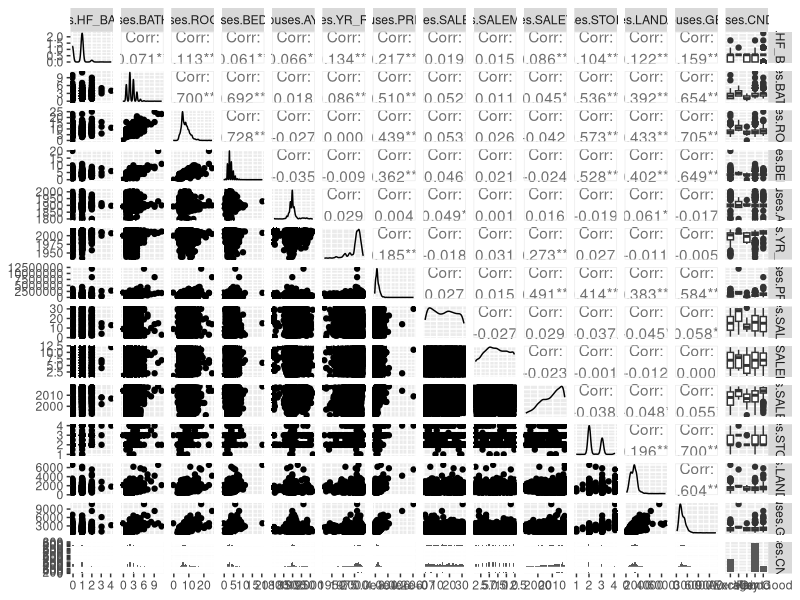
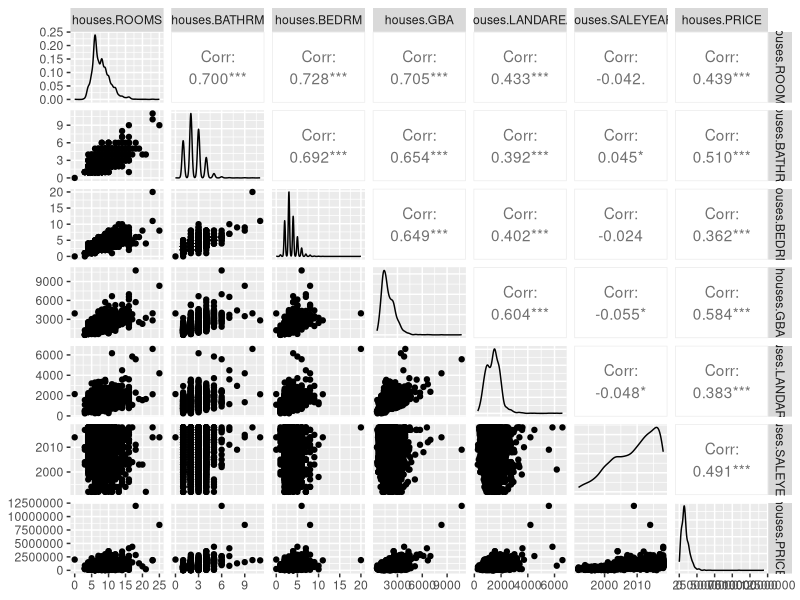
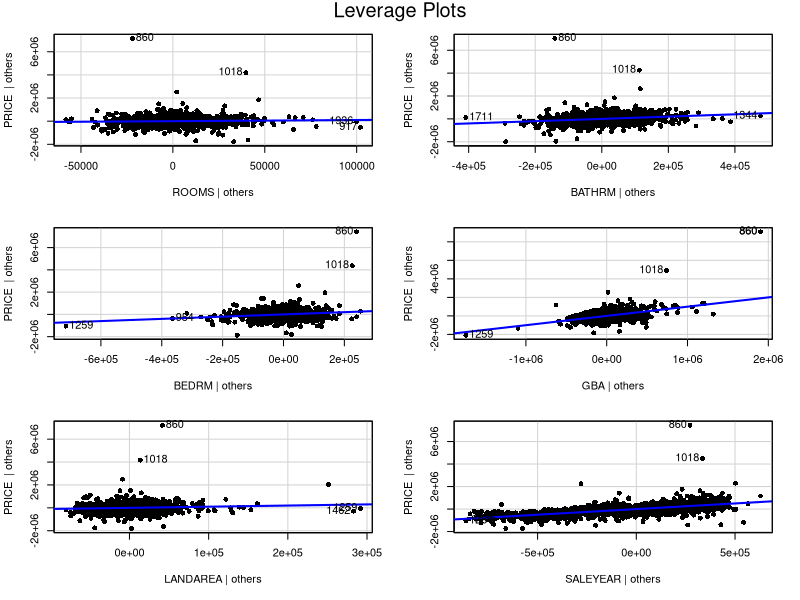
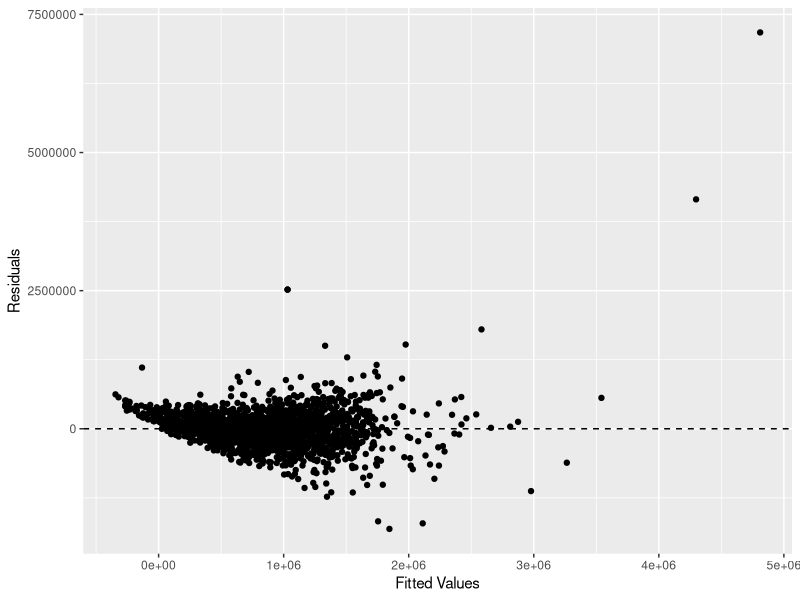

Here is the R script that generated these plots, in order: (Note: this script raises an error after producing the figures.)
## ---- chunk 1
knitr::opts_chunk$set(echo = TRUE)
library(ggplot2)
library(dplyr)
library(readr)
library(GGally)
library(car)
library(broom)

## ---- chunk 2
# 1. Abstract
## ---- chunk 3
# 2. Introduction

## ---- chunk 4

# 3. Overview of the dataset

## ---- chunk 5

# 4. Exploratory analysis

houses <- read.csv("DC_properties_clean.csv")
summary(houses)
fit <- lm(data = houses, PRICE ~ BATHRM + HF_BATHRM  + ROOMS + BEDRM + AYB + YR_RMDL + STORIES + SALEMONTH + SALEDAY + SALEYEAR + GBA + CNDTN + LANDAREA)

#####################################################

#Thomas's exploratory analysis and modeling

#First step: look at all possible correlations minus sale date because it wouldn't allow that many factors in the pairs function ¯\_(ツ)_/¯

int.vectors <- data.frame(houses$HF_BATHRM, houses$BATHRM, houses$ROOMS, houses$BEDRM,houses$AYB, houses$YR_RMDL, houses$PRICE, houses$SALEDAY, houses$SALEMONTH, houses$SALEYEAR, houses$STORIES, houses$LANDAREA, houses$GBA, houses$CNDTN)

View(int.vectors)

ggpairs(int.vectors)

#Observations
# Looks like the variables ROOMS, BATHRM, BEDRM, GBA, STORIES, LANDAREA, SALEYEAR, and PRICE have the highest correlation across the board i.e > |.35|. 

#Next making a pairs plot with just the above variables

int.vectors2 <- data.frame(houses$ROOMS, houses$BATHRM, houses$BEDRM, houses$GBA, houses$LANDAREA, houses$SALEYEAR, houses$PRICE)

ggpairs(int.vectors2)

#Now all variables look pretty like have predictive value regarding price. Notice that SALEYEAR is not correlated to anything but PRICE. Should we attempt to explain this, or throw the variable out? 

fit2 <- lm(data = houses, PRICE ~ ROOMS + BATHRM + BEDRM + GBA + LANDAREA + SALEYEAR)
anova(fit)
anova(fit2)

leveragePlots(fit2, pch = 16)

#Comaparing models

summary(fit)
summary(fit2)

#Given summary data from both models we can conclude ROOMS, BATHRM, BEDRM, GBA, LANDAREA, SALEYEAR, and CNDNTVeryGood are predictors of PRICE

#plotting and analyzing residuals 

fit2 <- augment(fit2)
ggplot(fit2, aes (x = .fitted, y = .resid))+
  geom_point() + 
  geom_hline(yintercept = 0, linetype = 2)+
  labs(x = "Fitted Values", y = "Residuals")

#other tests

qqplot(fit2, pch =16 )

shapiro.test(fit2)

ncvTest(fit2)


########################################################

# Matt's exploratory analysis and modeling

#Histograms for each variable

ggplot(houses, aes(x = BATHRM))+
  geom_histogram(color="black", fill="light gray", binwidth = 1)+
  labs(x="Bathrooms", title="Histogram of Bathrooms")

ggplot(houses, aes(x = HF_BATHRM))+
  geom_histogram(color="black", fill="light gray", binwidth = 1)+
  labs(x="Half Bathrooms", title="Histogram of Half Bathrooms")

ggplot(houses, aes(x = ROOMS))+
  geom_histogram(color="black", fill="light gray", binwidth = 1)+
  labs(x="Rooms", title="Histogram of Rooms")

ggplot(houses, aes(x = BEDRM))+
  geom_histogram(color="black", fill="light gray", binwidth = 1)+
  labs(x="Bed Rooms", title="Histogram of Bed Rooms")

ggplot(houses, aes(x = AYB))+
  geom_histogram(color="black", fill="light gray", binwidth = 10)+
  labs(x="Year Built", title="Histogram of Year Built")

ggplot(houses, aes(x = YR_RMDL))+
  geom_histogram(color="black", fill="light gray", binwidth = 10)+
  labs(x="Year Remodelled", title="Histogram of Year Remodelled")

ggplot(houses, aes(x = STORIES))+
  geom_histogram(color="black", fill="light gray", binwidth = 1)+
  labs(x="Stories", title="Histogram of Stories")

ggplot(houses, aes(x = SALEYEAR))+
  geom_histogram(color="black", fill="light gray", binwidth = 5)+
  labs(x="Year Sold", title="Histogram of Year Sold")

ggplot(houses, aes(x = SALEMONTH))+
  geom_histogram(color="black", fill="light gray", binwidth = 1)+
  labs(x="Month Sold", title="Histogram of Month Sold")

ggplot(houses, aes(x = SALEDAY))+
  geom_histogram(color="black", fill="light gray", binwidth = 4)+
  labs(x="Day Sold", title="Histogram of Day Sold")

ggplot(houses, aes(x = GBA))+
  geom_histogram(color="black", fill="light gray", binwidth = 100)+
  labs(x="Square Footage", title="Histogram of Square Footage")

ggplot(houses, aes(x = LANDAREA))+
  geom_histogram(color="black", fill="light gray", binwidth = 100)+
  labs(x="Land Area", title="Histogram of Land Area")

ggplot(houses, aes(x = CNDTN))+
  geom_bar(color="black", fill="light gray")+
  labs(x="Land Area", title="Bar Plot of Land Area")


# Re-order only categorical feature (factor)

houses$CNDTN <- factor(houses$CNDTN, levels = c("Fair", "Average", "Good", "Very Good", "Excellent"))

# Fit LM model with all features included

fit <- lm(data = houses, PRICE ~ BATHRM + HF_BATHRM  + ROOMS + BEDRM + AYB + YR_RMDL + STORIES + SALEMONTH + SALEDAY + SALEYEAR + GBA + CNDTN + LANDAREA)

# Review ANOVA and compare F statistic

anova(fit)

# Review p-values, check sign of estimates

summary(fit)

# Residual plot and look for non-constant variance

fit.df <- augment(fit)
ggplot(fit.df, aes(x = .fitted, y = .resid))+
  geom_point()+
  geom_hline(yintercept = 0, linetype = 2)+
  labs( x = "Fitted Values", y = "Residuals")

# Shapiro-Wilk test for normality

shapiro.test(fit$residuals)

# ncvTest for constant variance

ncvTest(fit)

# Variance Inflation Factor (used to identify multicllinearity >= 10)

vif(fit)

# Review R2 value
# From summary above: adjusted R^2 = .6984

# Drop non-significant predictor variables (Droped AYB: +.0002, Rooms: No change, other lower)
fit <- lm(data = houses, PRICE ~ BATHRM + HF_BATHRM  + BEDRM + YR_RMDL + STORIES + SALEMONTH + SALEDAY + SALEYEAR + GBA + CNDTN + LANDAREA)
summary(fit)

# If multicollinearity is present, drop one correlated variable (None present)

# Transform the outcome variable if the residual plot looks suspicious
powerTransform(houses$PRICE) #.33 -> sqrt
# log lowers R2: .6585
fit <- lm(data = houses, log(PRICE) ~ BATHRM + HF_BATHRM  + BEDRM + YR_RMDL + STORIES + SALEMONTH + SALEDAY + SALEYEAR + GBA + CNDTN + LANDAREA)
summary(fit)
# sqrt increase R2: .7471, drop YR_RMDL + .0001
fit <- lm(data = houses, sqrt(PRICE) ~ BATHRM + HF_BATHRM  + BEDRM  + STORIES + SALEMONTH + SALEDAY + SALEYEAR + GBA + CNDTN + LANDAREA)
summary(fit)
# inverse drastically decrease
fit <- lm(data = houses, I(1/PRICE) ~ BATHRM + HF_BATHRM  + BEDRM  + STORIES + SALEMONTH + SALEDAY + SALEYEAR + GBA + CNDTN + LANDAREA)
summary(fit)

#Variable Transformations
powerTransform(houses$BATHRM) # didn't work
powerTransform(houses$HF_BATHRM) # didn't work
powerTransform(houses$BEDRM) # didn't work
powerTransform(houses$STORIES) # didn't work
powerTransform(houses$SALEMONTH) # -1.04 -> INVERSE
powerTransform(houses$SALEDATE) # didn't work
powerTransform(houses$SALEYEAR) # didn't work
powerTransform(houses$GBA) # -.08 -> LOG
powerTransform(houses$CNDTN) # didn't work
powerTransform(houses$LANDAREA) # .35 -> SQRT
fit <- lm(data = houses, sqrt(PRICE) ~ BATHRM + HF_BATHRM  + BEDRM + STORIES + SALEMONTH + I(1/SALEMONTH) + SALEDAY + SALEYEAR +GBA + log(GBA) + CNDTN + LANDAREA + sqrt(LANDAREA))
summary(fit) # R^2 increased to .7479

#Interactions
#fit <- lm(data = houses, sqrt(PRICE) ~ .*.) 
#summary(fit)

shapiro.test(fit$residuals)
ncvTest(fit)
vif(fit)

######################################

# John's exploratory analysis

# Boxplots to identify outliers
boxplot(houses$BATHRM, main="Bathrooms", sub=paste("Outlier rows: ", boxplot.stats(houses$BATHRM)$out))

boxplot(houses$HF_BATHRM, main="Half Bathrooms", sub=paste("Outlier rows: ", boxplot.stats(houses$HF_BATHRM)$out))

boxplot(houses$ROOMS, main="Rooms", sub=paste("Outlier rows: ", boxplot.stats(houses$ROOMS)$out))

boxplot(houses$BEDRM, main="Bedrooms", sub=paste("Outlier rows: ", boxplot.stats(houses$BEDRM)$out))

boxplot(houses$AYB, main="Year Built", sub=paste("Outlier rows: ", boxplot.stats(houses$AYB)$out))

boxplot(houses$YR_RMDL, main="Year Remodeled", sub=paste("Outlier rows: ", boxplot.stats(houses$YR_RMDL)$out))

boxplot(houses$STORIES, main="Stories", sub=paste("Outlier rows: ", boxplot.stats(houses$STORIES)$out))

boxplot(houses$SALEYEAR, main="Year of Most Recent Sale", sub=paste("Outlier rows: ", boxplot.stats(houses$SALEYEAR)$out))

boxplot(houses$GBA, main="Gross Building Area", sub=paste("Outlier rows: ", boxplot.stats(houses$GBA)$out))

boxplot(houses$CNDTN, main="Condition", sub=paste("Outlier rows: ", boxplot.stats(houses$CNDTN)$out))

boxplot(houses$LANDAREA, main="Land Area", sub=paste("Outlier rows: ", boxplot.stats(houses$LANDAREA)$out))

boxplot(houses$PRICE, main="Price", sub=paste("Outlier rows: ", boxplot.stats(houses$PRICE)$out))

# Use corrplot to display a correlation matrix of that variables
library(corrplot)
corr_matrix <- cor(data.frame(houses$HF_BATHRM, houses$BATHRM, houses$ROOMS, houses$BEDRM,houses$AYB, houses$YR_RMDL, houses$PRICE, houses$SALEDAY, houses$SALEMONTH, houses$SALEYEAR, houses$STORIES, houses$LANDAREA, houses$GBA))
corrplot(corr_matrix, type = "upper", order = "hclust", 
         tl.col = "black", tl.srt = 45)

# fit initial model
fit_jc <- lm(data = houses, PRICE ~ BATHRM + HF_BATHRM  + ROOMS + BEDRM + AYB + YR_RMDL + STORIES + SALEMONTH + SALEDAY + SALEYEAR + GBA + CNDTN + LANDAREA)

# check summary of initial model
# here we see the variables that are not significant in this model: ROOMS, AYB, YR_RMDL, STORIES, SALEMONTH
summary(fit_jc)
## ---- chunk 6

# 5. Identification and evaluation of suitable model

## ---- chunk 7

# 6. Application of the model 

## ---- chunk 8

# 7. Limitations and assumptions 
